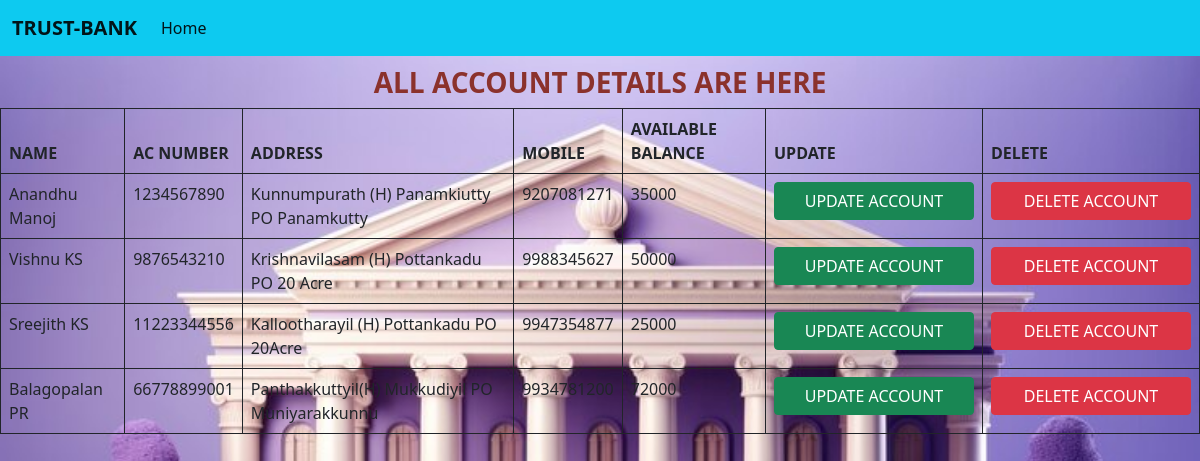
The app's page /view/ (signed in) with its own data.
### account/models.py (models this page shows, shortened)
class account(models.Model):
    account_holder=models.CharField(max_length=50)
    account_number=models.BigIntegerField()
    address=models.TextField()
    mobile_number=models.BigIntegerField()
    Account_balance=models.IntegerField()

### account/views.py (the view)
# urls.py: path('view/',views.view,name="view"),
@login_required
def view(request):
    a=account.objects.all()
    return render(request, 'view.html',{'a':a})

### templates/view.html
<!DOCTYPE html>
{% extends 'base.html' %}
{% load static %}
{% block content %}
<h3>ALL ACCOUNT DETAILS ARE HERE</h3>
<table class="table table-bordered border-dark">
    <thead>
    <tr>
        <th>NAME</th>
        <th>AC NUMBER</th>
        <th>ADDRESS</th>
        <th>MOBILE</th>
        <th>AVAILABLE BALANCE</th>
        <th>UPDATE</th>
        <th>DELETE</th>
    </tr>
    </thead>
    <tbody>
    {% for i in a %}
    <tr>
        <td>{{i.account_holder}}</td>
        <td>{{i.account_number}}</td>
        <td>{{i.address}}</td>
        <td>{{i.mobile_number}}</td>
        <td>{{i.Account_balance}}</td>
        <td><a class="btn btn-success" style="width:200px;" href="{% url 'account:edit' i.id %}">UPDATE ACCOUNT</a></td>
        <td><a class="btn btn-danger" style="width:200px;" href="{% url 'account:delete' i.id %}">DELETE ACCOUNT</a></td>
    </tr>
    </tbody>
    {% endfor %}
</table>
{% endblock %}

### templates/base.html (shortened to what this page needs)
<!DOCTYPE html>
{% load static %}
<html lang="en">
<head>
    <link href="https://cdn.jsdelivr.net/npm/bootstrap@5.0.2/dist/css/bootstrap.min.css" rel="stylesheet">
     <link rel="stylesheet" href="{% static 'css/bank.css' %}">
</head>
<body style="background-image:url('{% static "images/bankk.jpg" %}');background-size:cover;">
<nav class="navbar navbar-expand-lg navbar-light bg-info">
  <div class="container-fluid">
    <a class="navbar-brand" href="#"><B>TRUST-BANK</B></a>
    <div class="collapse navbar-collapse" id="navbarSupportedContent">
      <ul class="navbar-nav me-auto mb-2 mb-lg-0">
        <li class="nav-item">
          <a class="nav-link active" aria-current="page" href="{% url 'account:home' %}">Home</a>
        </li>
    </div>
  </div>
</nav>
{% block content %}
{% endblock %}
</body>
</html>

### static/css/bank.css (style rules this page uses)
h3 { color:#8B322C; text-align:center; font-weight:bold; margin-top:10px; }

### records on screen
account: account_holder "Anandhu Manoj", account_number "1234567890", address "Kunnumpurath (H) Panamkiutty PO Panamkutty", mobile_number "9207081271", Account_balance "35000"
account: account_holder "Vishnu KS", account_number "9876543210", address "Krishnavilasam (H) Pottankadu PO 20 Acre", mobile_number "9988345627", Account_balance "50000"
account: account_holder "Sreejith KS", account_number "11223344556", address "Kallootharayil (H) Pottankadu PO 20Acre", mobile_number "9947354877", Account_balance "25000"
account: account_holder "Balagopalan PR", account_number "66778899001", address "Panthakkuttyil(H) Mukkudiyil PO Muniyarakkunnu", mobile_number "9934781200", Account_balance "72000"
